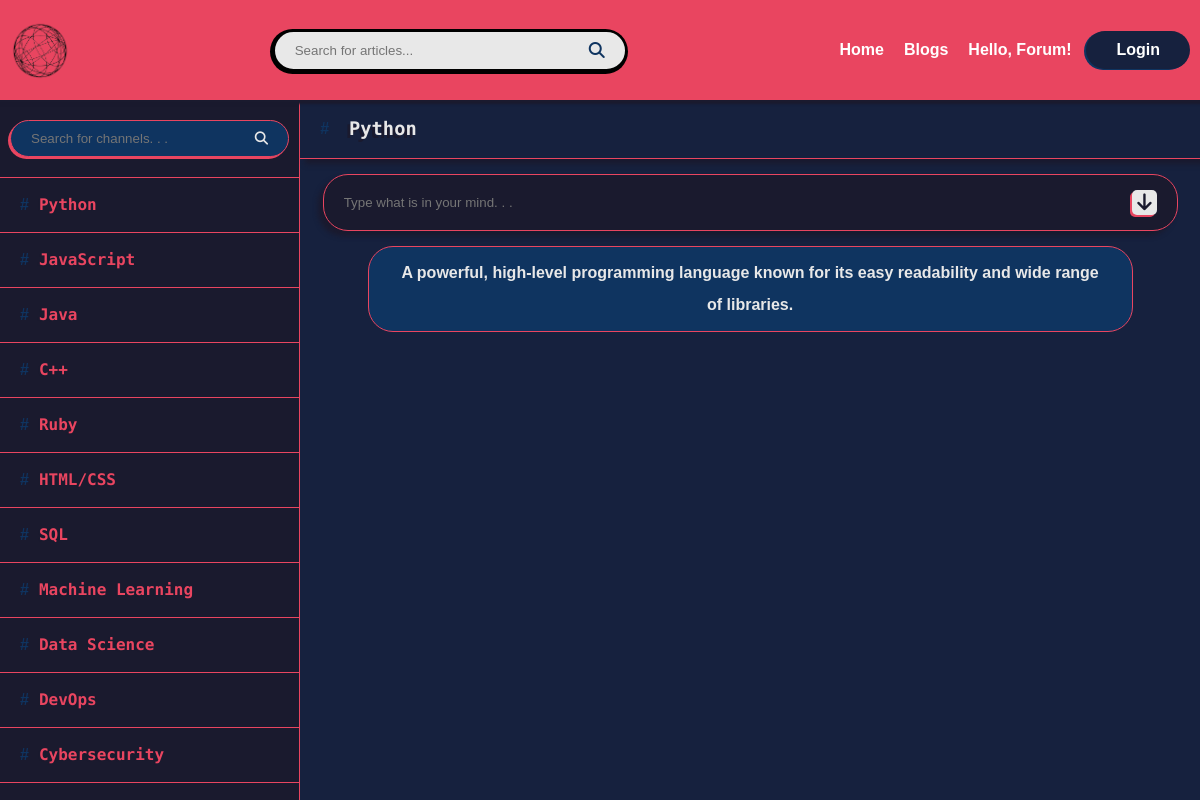
The page /hello_forum/channel/1/ on the database its author committed.
### Forum/models.py (models this page shows)
class Channel(models.Model):
    name = models.CharField(max_length=100)
    description = models.TextField(blank=True)
    def __str__(self):
        return self.name

### Forum/views.py (the view, shortened to what this page needs)
# urls.py: path('channel/<int:id>/', views.channel_page, name='channel_page'),
def channel_page(request, id):
    channels = Channel.objects.all()
    current_channel = Channel.objects.get(id=id)
    posts = Post.objects.filter(channel=current_channel)[::-1]
    results = []
    if request.method == 'POST':
        query = request.POST.get('search-channel', '')
        for channel in channels:
            print(channel.name)
            if query.lower() in channel.name.lower():
                results.append(channel)
        context = {
            'current_channel': current_channel,
            'channels': results,
            'posts': posts,
        }
    else:
        context = {
            'current_channel': current_channel,
            'channels': channels,
            'posts': posts,
        }
    return render(request, 'Forum/channel_page.html', context)

### templates/Forum/channel_page.html (shortened to what this page needs)
{% extends 'layout.html' %}  {% block content %}
<div class="content">
  <aside>
    <ul>
      <li class="search">
        <form
          method="POST"
        >
          <input
            type="text"
            name="search-channel"
            placeholder="Search for channels. . ."
          />
          <button value="submit">
            <i class="fa-solid fa-magnifying-glass"></i>
          </button>
        </form>
      </li>
      {% for channel in channels %}
      <li>
        <a href="{% url 'channel_page' channel.id %}">
          <span>#</span>
          <h4>{{channel.name}}</h4>
        </a>
      </li>
      {% endfor %}
    </ul>
  </aside>
  <div class="channel">
    <header class="channel_head">
      <span>#</span>
      <h3>{{current_channel}}</h3>
    </header>
    <div class="post-log">
      <form method="POST" action="{% url 'add_post' current_channel.id %}">
        <div class="input">
          <input
            type="text"
            name="post-content"
            placeholder="Type what is in your mind. . ."
          />
          <button value="submit">
            <i class="fa-solid fa-arrow-down"></i>
          </button>
        </div>
      </form>
      <div class="description">{{current_channel.description}}</div>
    </div>
  </div>
</div>
{% endblock %}

### static/css/styles.css (style rules this page uses)
:root { --main-color: #1a1a2e; --second-color: #16213e; --third-color: #0f3460; --header-color: #e94560; --text-color: #e8e8e8; }
* { margin: 0; padding: 0; box-sizing: border-box; scroll-behavior: smooth; }
body { background-color: var(--second-color); color: var(--text-color); font-family: Arial, sans-serif; }
ul { list-style: none; }
a { text-decoration: none; }
h1, h2, h3, h4, h5, h6 { color: var(--header-color); text-shadow: -3px 3px 0 var(--main-color); width: fit-content; font-family: "Fira Code", monospace; line-height: 1.5; }
header { width: 100%; background-color: var(--header-color); box-shadow: 0 2px 2px 2px var(--main-color); height: 100px; overflow: hidden; transition-duration: 0.5s; position: absolute; top: 0; left: 0; z-index: 103; }

### templates/Forum/channel_page.html (style rules this page uses)
.content { margin-top: 100px; height: calc(100vh - 100px); display: flex; }
aside { background-color: var(--main-color); border-right: 1px solid var(--header-color); width: 400px; height: calc(100vh - 100px); overflow-y: scroll; }
aside ul li { border-bottom: 1px solid var(--header-color); transition-duration: 0.3s; }
aside ul li a { padding: 15px 20px; display: flex; align-items: center; }
aside ul li h4 { transition-duration: 0.3s; text-shadow: -2px 1px 0 var(--main-color); }
aside ul li span { color: var(--third-color); margin-right: 10px; font-weight: 600; transition-duration: 0.3s; }
aside ul li.search { display: flex; justify-content: center; align-items: center; padding: 20px 10px; gap: 10px; }
aside li.search form { display: flex; align-items: center; width: 100%; background-color: var(--third-color); padding: 10px 20px; border-radius: 25px; border: 1px solid var(--header-color); box-shadow: -2px 2px 0 0 var(--header-color); transition-duration: 0.3s; }
aside li.search input, aside li.search button { background-color: transparent; outline: none; border: none; color: var(--text-color); }
aside li.search input { width: 100%; caret-color: var(--header-color); }
aside li.search button { cursor: pointer; }
.channel { width: 100%; height: calc(100vh - 100px); }
.channel_head { background-color: var(--second-color); box-shadow: 5px 5px 5px 0 var(--main-color); border-bottom: 1px solid var(--header-color); height: fit-content; padding: 15px 20px; position: relative; top: 0; left: 0; display: flex; align-items: center; gap: 20px; z-index: 101; }
.channel_head h3 { color: var(--text-color); }
.channel_head span { color: var(--third-color); font-weight: 600; }
.channel .input { background-color: var(--main-color); border: 1px solid var(--header-color); box-shadow: -5px 5px 5px 0 var(--main-color); border-radius: 25px; width: 95%; margin: 15px auto; padding: 15px 20px; display: flex; align-items: center; transition-duration: 0.3s; }
.channel .input input, .channel .input button { outline: none; border: none; background-color: transparent; }
.channel .input input { width: 100%; caret-color: var(--header-color); color: var(--text-color); }
.channel .input button { font-size: 1.2rem; border-radius: 5px; width: 25px; height: 25px; background-color: var(--text-color); color: var(--main-color); box-shadow: -2px 2px 0 0 var(--header-color); cursor: pointer; }
.channel .post-log { height: calc(100% - 60px); overflow-y: scroll; }
.channel .post-log .description { background-color: var(--third-color); border: 1px solid var(--header-color); width: 85%; margin: 10px auto; padding: 10px 30px; text-align: center; border-radius: 25px; line-height: 2; font-weight: 600; }

### rows shown on the page
Channel: name "Python", description "A powerful, high-level programming language known for its easy readability and wide range of libraries."
Channel: name "JavaScript"
Channel: name "Java"
Channel: name "C++"
Channel: name "Ruby"
Channel: name "HTML/CSS"
Channel: name "SQL"
Channel: name "Machine Learning"
Channel: name "Data Science"
Channel: name "DevOps"
Channel: name "Cybersecurity"
